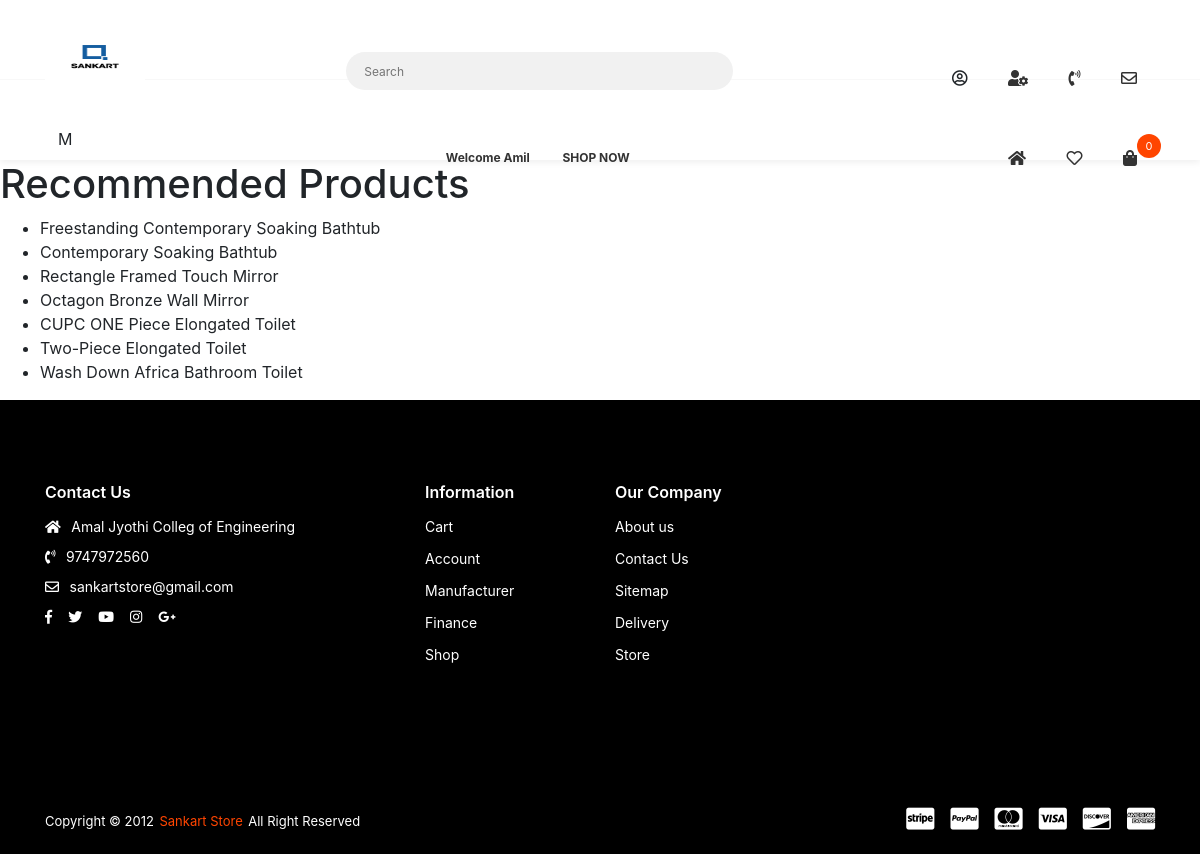
Page /recommendations/ (signed in) on the committed database.
### accounts/models.py (models this page shows, shortened)
class Account(AbstractBaseUser,PermissionsMixin):
    id = models.AutoField(primary_key=True)
    fname = models.CharField(max_length=100, blank=True, null=True, editable=False)
    lname = models.CharField(max_length=100, blank=True, null=True, editable=False)
    email = models.EmailField(max_length=100, unique=True, editable=False)
    phone_number = models.BigIntegerField(default=0, editable=False)
    date_joined = models.DateTimeField(auto_now_add=True)
    last_login = models.DateTimeField(auto_now_add=True)
    is_staff = models.BooleanField(default=False)
    is_admin = models.BooleanField(default=False)
    is_active = models.BooleanField(default=False)
    is_superadmin = models.BooleanField(default=False)
    USERNAME_FIELD = 'email'
    REQUIRED_FIELDS = ['fname', 'lname',  'phone_number',]
    objects = MyAccountManager()

### shop_app/models.py (models this page shows, shortened)
class Product(models.Model):
    product_name = models.CharField(max_length=200, unique=True)
    slug = models.SlugField(max_length=200, unique=True)
    description = models.TextField(max_length=500, blank=True)
    price = models.IntegerField()
    images = models.ImageField(upload_to='photos/product')
    display = models.ImageField(upload_to='photos/display',default="a3.png")
    display2 = models.ImageField(upload_to='photos/display', default="a3.png")
    display3 = models.ImageField(upload_to='photos/display', default="a3.png")
    category = models.ForeignKey(Category, on_delete=models.CASCADE)
    stock = models.IntegerField()
    color = models.ForeignKey(Color, on_delete=models.CASCADE,null=True, blank=True)
    brand = models.ForeignKey(Brand, on_delete=models.CASCADE,null=True, blank=True)
    design = models.ForeignKey(Design, on_delete=models.CASCADE,null=True, blank=True)
    dimensions = models.ForeignKey(Dimensions, on_delete=models.CASCADE,null=True, blank=True)
    is_available = models.BooleanField(default=True)
    is_featured = models.BooleanField(default=False)
    created_date = models.DateField(auto_now_add=True)
    modified_date = models.DateField(auto_now=True)
    def __str__(self):
        return self.product_name

### recommendation/views.py (the view)
# urls.py: path('recommendations/', views.recommend_products, name='recommendations'),
def recommend_products(request):
    search_history = SearchHistory.objects.filter(user=request.user)
    keywords = [search.query for search in search_history]
    similar_search_history = SearchHistory.objects.filter(query__in=keywords)
    print(similar_search_history)
    similar_keywords = similar_search_history.values_list('query', flat=True).distinct()
    print(similar_keywords)
    recommended_products = Product.objects.filter(Q(category__category_name__in=similar_keywords)).distinct()
    print(recommended_products)
    context = {
        'recommended_products': recommended_products,
    }
    return render(request, 'recommendations.html', context)

### cart/context_processors.py (called while the page is built)
def counter(request):
    cart_count = 0
    if 'admin' in request.path:
        return {}
    else:
        try:
            cart = Cart.objects.filter(cart_id=_cart_id(request))
            if request.user.is_authenticated:
                cart_items = CartItem.objects.all().filter(user=request.user)
            else:
                cart_items = CartItem.objects.all().filter(cart=cart[:1])
            for cart_item in cart_items:
                cart_count += cart_item.quantity
        except Cart.DoesNotExist:
            cart_count = 0
    return dict(cart_count=cart_count)

### cart/views.py (called while the page is built)
def _cart_id(request):
    cart = request.session.session_key
    if not cart:
        cart = request.session.create()
    return cart

### recommendation/models.py (called while the page is built)
    def __str__(self):
        return str(self.query)

### shop_app/context_processors.py (called while the page is built)
def menu_links(request):
    links = Category.objects.all()
    return dict(links=links)

### wishlist/context_processors.py (called while the page is built)
def counter(request):
    wishlist_count = 0
    if 'admin' in request.path:
        return {}
    else:
        try:
            wishlist = Wishlist.objects.filter(wishlist_id=_wishlist_id(request))
            if request.user.is_authenticated:
                wishlist_items = WishlistItem.objects.all().filter(user=request.user)
            else:
                wishlist_items = WishlistItem.objects.all().filter(wishlist=wishlist[:1])
            for wishlist_item in wishlist_items:
                wishlist_count += wishlist_item.quantity
        except Wishlist.DoesNotExist:
            wishlist_count = 0
    return dict(wishlist_count=wishlist_count)

### wishlist/views.py (called while the page is built)
def _wishlist_id(request):
    wishlist = request.session.session_key
    if not wishlist:
        wishlist = request.session.create()
    return wishlist

### templates/recommendations.html
{% extends 'base.html' %}
{% block content %}
    <h1>Recommended Products</h1>
    <ul>
        {% for product in recommended_products %}
            <li>{{ product.product_name }}</li>
        {% empty %}
            <li>No products found.</li>
        {% endfor %}
    </ul>
{% endblock %}

### templates/base.html (shortened to what this page needs)
<!DOCTYPE html>
{% load static %}
<html class="no-js" lang="en">
<head>
    <link rel="stylesheet" href="{% static 'css/vendor.css' %}">
    <link rel="stylesheet" href="{% static 'css/utility.css' %}">
    <link rel="stylesheet" href="{% static 'css/app.css' %}">
    <link rel="stylesheet" href="https://stackpath.bootstrapcdn.com/bootstrap/4.5.2/css/bootstrap.min.css" integrity="sha384-UO2eT0CpHqdSJQ6hJty5KVphtPhzWj9WO1qwE
    sD65/3l3O1rX6IrYJoGUVAQJQa">
</head>
<body class="config">
    <div id="app">
        <header class="header--style-1 header--box-shadow">
            <nav class="primary-nav primary-nav-wrapper--border">
                <div class="container">
                    <div class="primary-nav">
                        <a class="main-logo" href="{% url 'home' %}">
                            <img src="{% static 'images/logo/sankart_logo.png' %}"  width="100" height="60" alt=""></a>
                    <form class="main-form" action="{% url 'search' %}" method="get">
                        <div class="search-container">
                            <input class="input-text input-text--border-radius input-text--style-1" type="text" id="main-search" name="keyword" placeholder="Search" onkeyup="searchProducts(this.value)">
                            <button class="btn btn--icon fas fa-search main-search-button" type="submit"></button>
                        </div>
                    </form>
                        <div class="menu-init" id="navigation">
                            <button class="btn btn--icon toggle-button fas fa-cogs" type="button"></button>
                            <div class="ah-lg-mode">
                                <ul class="ah-list ah-list--design1 ah-list--link-color-secondary">
                                    <li class="has-dropdown" data-tooltip="tooltip" data-placement="left" title="Account">
                                        <a><i class="far fa-user-circle"></i></a>
                                    </li>
                                    <li class="has-dropdown" data-tooltip="tooltip" data-placement="left" title="Settings">
                                        <a  href="{% url 'myprofile' %}"><i class="fas fa-user-cog"></i></a>
                                    </li>
                                    <li data-tooltip="tooltip" data-placement="left" title="Contact">
                                        <a href="tel:+919747972560"><i class="fas fa-phone-volume"></i></a></li>
                                    <li data-tooltip="tooltip" data-placement="left" title="Mail">
                                        <a href="mailto:sankartstore@gmail.com"><i class="far fa-envelope"></i></a></li>
                                </ul>
                            </div>
                        </div>
                    </div>
                </div>
            </nav>
            <nav class="secondary-nav-wrapper">
                <div class="container">
                    <div class="secondary-nav">
                        <div class="menu-init" id="navigation1">
                            <button class="btn btn--icon toggle-mega-text toggle-button" type="button">M</button>
                        </div>
                        <div class="menu-init" id="navigation2">
                            <button class="btn btn--icon toggle-button fas fa-cog" type="button"></button>
                            <div class="ah-lg-mode">
                                <ul class="ah-list ah-list--design2 ah-list--link-color-secondary">
                                    {% if user.is_authenticated %}
                                      <li>
                                        <a  href="{% url 'myprofile' %}">Welcome {{user.fname}}</a></li>
                                    {% endif %}
                                    <li>
                                        <a href="{% url 'store' %}">SHOP NOW</a></li>
                                </ul>
                            </div>
                        </div>
                        <div class="menu-init" id="navigation3">
                            <button class="btn btn--icon toggle-button fas fa-shopping-bag toggle-button-shop" type="button"></button>
                            <div class="ah-lg-mode">
                                <ul class="ah-list ah-list--design1 ah-list--link-color-secondary">
                                    <li>
                                        <a href="{% url 'home' %}"><i class="fas fa-home"></i></a></li>
                                    <li>
                                        <a href="{% url 'wishlist' %}"><i class="far fa-heart"></i></a></li>
                                    <li class="has-dropdown">
                                        <a href="{% url 'cart' %}" class="mini-cart-shop-link"><i class="fas fa-shopping-bag"></i>
                                            <span class="total-item-round">{{cart_count}}</span>
                                        </a>
                                    </li>
                                </ul>
                            </div>
                        </div>
                    </div>
                </div>
            </nav>
        </header>
        {% block content %}
        {% endblock %}
        <footer>
            <div class="outer-footer">
                <div class="container">
                    <div class="row">
                        <div class="col-lg-4 col-md-6">
                            <div class="outer-footer__content u-s-m-b-40">
                                <span class="outer-footer__content-title">Contact Us</span>
                                <div class="outer-footer__text-wrap"><i class="fas fa-home"></i>
                                    <span>Amal Jyothi Colleg of Engineering</span></div>
                                <div class="outer-footer__text-wrap"><i class="fas fa-phone-volume"></i>
                                    <span>9747972560</span></div>
                                <div class="outer-footer__text-wrap"><i class="far fa-envelope"></i>
                                    <span>sankartstore@gmail.com</span></div>
                                <div class="outer-footer__social">
                                    <ul>
                                        <li>
                                            <a class="s-fb--color-hover" href="#"><i class="fab fa-facebook-f"></i></a></li>
                                        <li>
                                            <a class="s-tw--color-hover" href="#"><i class="fab fa-twitter"></i></a></li>
                                        <li>
                                            <a class="s-youtube--color-hover" href="#"><i class="fab fa-youtube"></i></a></li>
                                        <li>
                                            <a class="s-insta--color-hover" href="#"><i class="fab fa-instagram"></i></a></li>
                                        <li>
                                            <a class="s-gplus--color-hover" href="#"><i class="fab fa-google-plus-g"></i></a></li>
                                    </ul>
                                </div>
                            </div>
                        </div>
                        <div class="col-lg-4 col-md-6">
                            <div class="row">
                                <div class="col-lg-6 col-md-6">
                                    <div class="outer-footer__content u-s-m-b-40">
                                        <span class="outer-footer__content-title">Information</span>
                                        <div class="outer-footer__list-wrap">
                                            <ul>
                                                <li>
                                                    <a href="{% url 'cart' %}">Cart</a></li>
                                                <li>
                                                    <a href="{% url 'myprofile' %}">Account</a></li>
                                                <li>
                                                    <a href="#">Manufacturer</a></li>
                                                <li>
                                                    <a href="#">Finance</a></li>
                                                <li>
                                                    <a href="#">Shop</a></li>
                                            </ul>
                                        </div>
                                    </div>
                                </div>
                                <div class="col-lg-6 col-md-6">
                                    <div class="outer-footer__content u-s-m-b-40">
                                        <div class="outer-footer__list-wrap">
                                            <span class="outer-footer__content-title">Our Company</span>
                                            <ul>
                                                <li>
                                                    <a href="#">About us</a></li>
                                                <li>
                                                    <a href="#">Contact Us</a></li>
                                                <li>
                                                    <a href="#">Sitemap</a></li>
                                                <li>
                                                    <a href="#">Delivery</a></li>
                                                <li>
                                                    <a href="#">Store</a></li>
                                            </ul>
                                        </div>
                                    </div>
                                </div>
                            </div>
                        </div>
                    </div>
                </div>
            </div>
            <div class="lower-footer">
                <div class="container">
                    <div class="row">
                        <div class="col-lg-12">
                            <div class="lower-footer__content">
                                <div class="lower-footer__copyright">
                                    <span>Copyright © 2012</span>
                                    <a href="{% url 'home' %}">Sankart Store</a>
                                    <span>All Right Reserved</span></div>
                                <div class="lower-footer__payment">
                                    <ul>
                                        <li><i class="fab fa-cc-stripe"></i></li>
                                        <li><i class="fab fa-cc-paypal"></i></li>
                                        <li><i class="fab fa-cc-mastercard"></i></li>
                                        <li><i class="fab fa-cc-visa"></i></li>
                                        <li><i class="fab fa-cc-discover"></i></li>
                                        <li><i class="fab fa-cc-amex"></i></li>
                                    </ul>
                                </div>
                            </div>
                        </div>
                    </div>
                </div>
            </div>
        </footer>
    </div>
</body>
</html>

### rows in the picture
Account: fname "Amil"
Product: product_name "Freestanding Contemporary Soaking Bathtub"
Product: product_name "Contemporary Soaking Bathtub"
Product: product_name "Rectangle Framed Touch Mirror"
Product: product_name "Octagon Bronze Wall Mirror"
Product: product_name "CUPC ONE Piece Elongated Toilet"
Product: product_name "Two-Piece Elongated Toilet"
Product: product_name "Wash Down Africa Bathroom Toilet"

### other values in the picture
{{ cart_count }} "0"
